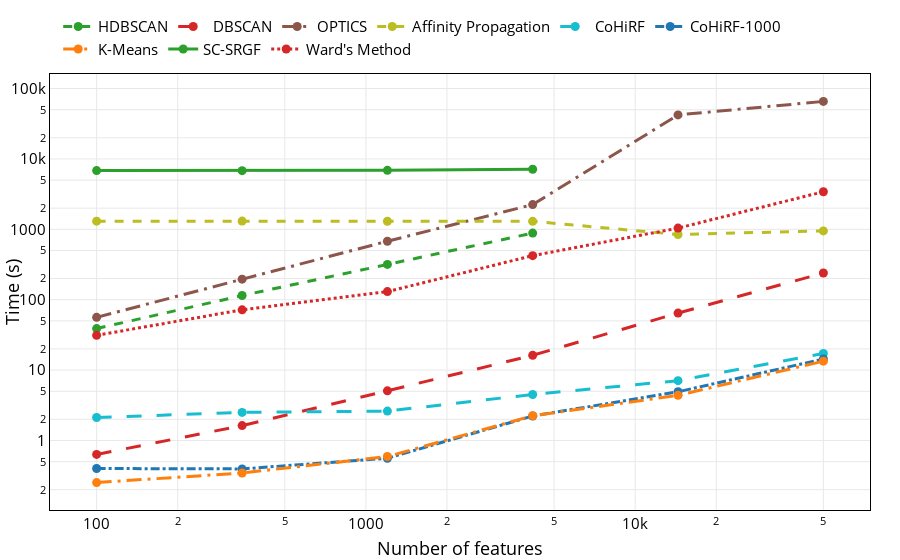

The code cell stored with this chart in its notebook:
### Code cell
df = df_common.copy()
n_samples = 14427
df = df.loc[df['n_samples']==n_samples]
df = df.loc[df['model_nickname'].isin(['RecursiveClustering', 'RecursiveClustering_aproximated', 'KMeans', 'HDBSCAN', 'DBSCAN', 'AffinityPropagation', 'OPTICS', 'SpectralSubspaceRandomization', 'WardAgglomerativeClustering'])]
models_names = {
    'RecursiveClustering': 'CoHiRF',
    'RecursiveClustering_rbf': 'CoHiRF-RBF',
    'RecursiveClustering_aproximated': 'CoHiRF-1000',
    'KMeans': 'K-Means',
    'HDBSCAN': 'HDBSCAN',
    'DBSCAN': 'DBSCAN',
    'AffinityPropagation': 'Affinity Propagation',
    'OPTICS': 'OPTICS',
    'SpectralSubspaceRandomization': 'SC-SRGF',
    'WardAgglomerativeClustering': "Ward's Method",
}
df = df.replace({'model_nickname': models_names})
df = df.sort_values(by=['model_nickname', 'n_features'])
df = df.rename(columns={'fit_model_return_elapsed_time': 'Time (s)', 'max_memory_used': 'Memory (MB)', 'n_samples': 'Number of samples', 'n_features': 'Number of features', 'model_nickname': 'Model'})
fig = px.line(df, x='Number of features', y='Time (s)', color='Model', line_dash='Model', log_x=True, log_y=True, markers=True, template='presentation',
              category_orders={'Model': ['RecursiveClustering', 'KMeans', 'HDBSCAN', 'DBSCAN', 'AffinityPropagation', 'OPTICS', 'SpectralSubspaceRandomization', 'WardAgglomerativeClustering']})
# # transparent background
fig.update_layout({
    'font': {
        'color': 'black',
        'size': 15
    },
    'xaxis': {
        'color': 'black',
        'title': {'standoff': 15},
    }, 
    'yaxis': {
        'color': 'black',
    },
    'margin': {
        't': 10,
        'b': 50,
        'l': 50,
        'r': 30,
    },
    'legend': {
        'orientation': 'h',
        'yanchor': 'bottom',
        'y': 1.02,
        'xanchor': 'left',
        'x': 0.01,
        'title': {'text': ''}
    }
})
fig.update_xaxes(showline=True, mirror=True, dtick='D2')
fig.update_yaxes(showline=True, mirror=True, dtick='D2')
fig.show()
fig.write_image(f'time_n-features_n-samples{n_samples}.pdf')

### Figure 1 — Plotly figure (JSON) as saved in the notebook; plotly's stock layout.template omitted (floating-point values rounded to 4 significant figures)
{"data": [{"hovertemplate": "Model=HDBSCAN<br>Number of features=%{x}<br>Time (s)=%{y}<extra></extra>", "legendgroup": "HDBSCAN", "line": {"color": "#2CA02C", "dash": "dash"}, "marker": {"symbol": "circle"}, "mode": "lines+markers", "name": "HDBSCAN", "orientation": "v", "showlegend": true, "x": [100, 347, 1202, 4163, 14427, 50000], "xaxis": "x", "y": [38.87, 114.6, 316.9, 882.9, null, null], "yaxis": "y", "type": "scatter"}, {"hovertemplate": "Model=DBSCAN<br>Number of features=%{x}<br>Time (s)=%{y}<extra></extra>", "legendgroup": "DBSCAN", "line": {"color": "#D62728", "dash": "longdash"}, "marker": {"symbol": "circle"}, "mode": "lines+markers", "name": "DBSCAN", "orientation": "v", "showlegend": true, "x": [100, 347, 1202, 4163, 14427, 50000], "xaxis": "x", "y": [0.6326, 1.625, 5.069, 16.19, 64.53, 239.3], "yaxis": "y", "type": "scatter"}, {"hovertemplate": "Model=OPTICS<br>Number of features=%{x}<br>Time (s)=%{y}<extra></extra>", "legendgroup": "OPTICS", "line": {"color": "#8C564B", "dash": "longdashdot"}, "marker": {"symbol": "circle"}, "mode": "lines+markers", "name": "OPTICS", "orientation": "v", "showlegend": true, "x": [100, 347, 1202, 4163, 14427, 50000], "xaxis": "x", "y": [56.16, 195.7, 677.0, 2244.0, 42240.0, 65640.0], "yaxis": "y", "type": "scatter"}, {"hovertemplate": "Model=Affinity Propagation<br>Number of features=%{x}<br>Time (s)=%{y}<extra></extra>", "legendgroup": "Affinity Propagation", "line": {"color": "#BCBD22", "dash": "dash"}, "marker": {"symbol": "circle"}, "mode": "lines+markers", "name": "Affinity Propagation", "orientation": "v", "showlegend": true, "x": [100, 347, 1202, 4163, 14427, 50000], "xaxis": "x", "y": [1305.0, 1308.0, 1304.0, 1298.0, 844.3, 950.1], "yaxis": "y", "type": "scatter"}, {"hovertemplate": "Model=CoHiRF<br>Number of features=%{x}<br>Time (s)=%{y}<extra></extra>", "legendgroup": "CoHiRF", "line": {"color": "#17BECF", "dash": "longdash"}, "marker": {"symbol": "circle"}, "mode": "lines+markers", "name": "CoHiRF", "orientation": "v", "showlegend": true, "x": [100, 347, 1202, 4163, 14427, 50000], "xaxis": "x", "y": [2.117, 2.505, 2.613, 4.498, 7.074, 17.19], "yaxis": "y", "type": "scatter"}, {"hovertemplate": "Model=CoHiRF-1000<br>Number of features=%{x}<br>Time (s)=%{y}<extra></extra>", "legendgroup": "CoHiRF-1000", "line": {"color": "#1F77B4", "dash": "dashdot"}, "marker": {"symbol": "circle"}, "mode": "lines+markers", "name": "CoHiRF-1000", "orientation": "v", "showlegend": true, "x": [100, 347, 1202, 4163, 14427, 50000], "xaxis": "x", "y": [0.3989, 0.3941, 0.5589, 2.224, 4.915, 14.34], "yaxis": "y", "type": "scatter"}, {"hovertemplate": "Model=K-Means<br>Number of features=%{x}<br>Time (s)=%{y}<extra></extra>", "legendgroup": "K-Means", "line": {"color": "#FF7F0E", "dash": "longdashdot"}, "marker": {"symbol": "circle"}, "mode": "lines+markers", "name": "K-Means", "orientation": "v", "showlegend": true, "x": [100, 347, 1202, 4163, 14427, 50000], "xaxis": "x", "y": [0.252, 0.345, 0.5906, 2.244, 4.373, 13.37], "yaxis": "y", "type": "scatter"}, {"hovertemplate": "Model=SC-SRGF<br>Number of features=%{x}<br>Time (s)=%{y}<extra></extra>", "legendgroup": "SC-SRGF", "line": {"color": "#2CA02C", "dash": "solid"}, "marker": {"symbol": "circle"}, "mode": "lines+markers", "name": "SC-SRGF", "orientation": "v", "showlegend": true, "x": [100, 347, 1202, 4163, 14427, 50000], "xaxis": "x", "y": [6832.0, 6813.0, 6878.0, 7130.0, null, null], "yaxis": "y", "type": "scatter"}, {"hovertemplate": "Model=Ward's Method<br>Number of features=%{x}<br>Time (s)=%{y}<extra></extra>", "legendgroup": "Ward's Method", "line": {"color": "#D62728", "dash": "dot"}, "marker": {"symbol": "circle"}, "mode": "lines+markers", "name": "Ward's Method", "orientation": "v", "showlegend": true, "x": [100, 347, 1202, 4163, 14427, 50000], "xaxis": "x", "y": [31.16, 71.81, 130.3, 422.6, 1040.0, 3415.0], "yaxis": "y", "type": "scatter"}], "layout": {"xaxis": {"anchor": "y", "domain": [0.0, 1.0], "title": {"text": "Number of features", "standoff": 15}, "type": "log", "color": "black", "showline": true, "mirror": true, "dtick": "D2"}, "yaxis": {"anchor": "x", "domain": [0.0, 1.0], "title": {"text": "Time (s)"}, "type": "log", "color": "black", "showline": true, "mirror": true, "dtick": "D2"}, "legend": {"title": {"text": ""}, "tracegroupgap": 0, "orientation": "h", "yanchor": "bottom", "y": 1.02, "xanchor": "left", "x": 0.01}, "margin": {"t": 10, "b": 50, "l": 50, "r": 30}, "font": {"color": "black", "size": 15}}}
